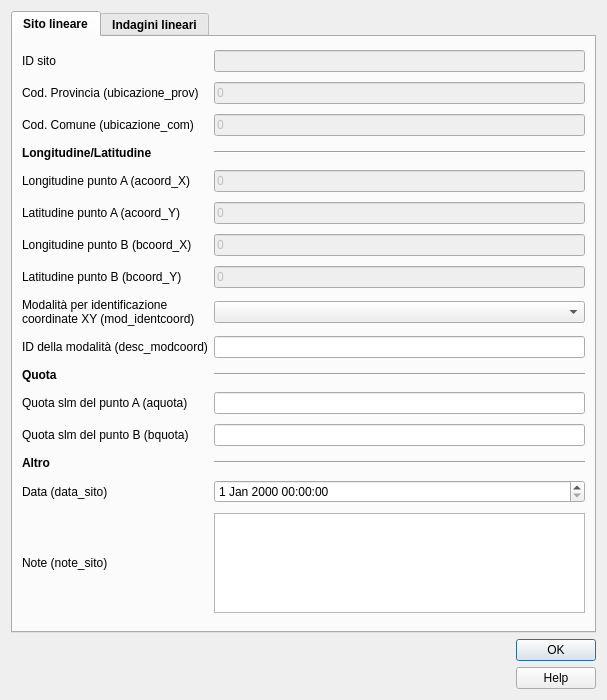
<?xml version="1.0" encoding="UTF-8"?>
<ui version="4.0">
    <class>siti_lineari</class>
    <widget class="QDialog" name="siti_lineari">
        <property name="geometry">
            <rect>
                <x>0</x>
                <y>0</y>
                <width>607</width>
                <height>700</height>
            </rect>
        </property>
        <property name="sizePolicy">
            <sizepolicy hsizetype="Fixed" vsizetype="Fixed">
                <horstretch>0</horstretch>
                <verstretch>0</verstretch>
            </sizepolicy>
        </property>
        <property name="minimumSize">
            <size>
                <width>520</width>
                <height>700</height>
            </size>
        </property>
        <property name="maximumSize">
            <size>
                <width>1500</width>
                <height>1500</height>
            </size>
        </property>
        <property name="windowTitle">
            <string>Siti lineari</string>
        </property>
        <property name="modal">
            <bool>true</bool>
        </property>
        <layout class="QVBoxLayout" name="verticalLayout_2">
            <item>
                <widget class="QTabWidget" name="tabWidget">
                    <property name="enabled">
                        <bool>true</bool>
                    </property>
                    <property name="sizePolicy">
                        <sizepolicy hsizetype="Expanding" vsizetype="Expanding">
                            <horstretch>0</horstretch>
                            <verstretch>0</verstretch>
                        </sizepolicy>
                    </property>
                    <property name="minimumSize">
                        <size>
                            <width>0</width>
                            <height>0</height>
                        </size>
                    </property>
                    <property name="maximumSize">
                        <size>
                            <width>1450</width>
                            <height>1450</height>
                        </size>
                    </property>
                    <property name="palette">
                        <palette>
                            <active>
                                <colorrole role="Light">
                                    <brush brushstyle="SolidPattern">
                                        <color alpha="255">
                                            <red>255</red>
                                            <green>255</green>
                                            <blue>255</blue>
                                        </color>
                                    </brush>
                                </colorrole>
                            </active>
                            <inactive>
                                <colorrole role="Light">
                                    <brush brushstyle="SolidPattern">
                                        <color alpha="255">
                                            <red>255</red>
                                            <green>255</green>
                                            <blue>255</blue>
                                        </color>
                                    </brush>
                                </colorrole>
                            </inactive>
                            <disabled>
                                <colorrole role="Light">
                                    <brush brushstyle="SolidPattern">
                                        <color alpha="255">
                                            <red>255</red>
                                            <green>255</green>
                                            <blue>255</blue>
                                        </color>
                                    </brush>
                                </colorrole>
                            </disabled>
                        </palette>
                    </property>
                    <property name="font">
                        <font>
                            <weight>75</weight>
                            <bold>true</bold>
                        </font>
                    </property>
                    <property name="toolTip">
                        <string/>
                    </property>
                    <property name="currentIndex">
                        <number>0</number>
                    </property>
                    <widget class="QWidget" name="tab">
                        <attribute name="title">
                            <string>Sito lineare</string>
                        </attribute>
                        <layout class="QGridLayout" name="gridLayout">
                            <item row="0" column="1">
                                <widget class="QLineEdit" name="id_sln">
                                    <property name="enabled">
                                        <bool>false</bool>
                                    </property>
                                    <property name="palette">
                                        <palette>
                                            <active>
                                                <colorrole role="Text">
                                                    <brush brushstyle="SolidPattern">
                                                        <color alpha="255">
                                                            <red>113</red>
                                                            <green>113</green>
                                                            <blue>113</blue>
                                                        </color>
                                                    </brush>
                                                </colorrole>
                                                <colorrole role="PlaceholderText">
                                                    <brush brushstyle="NoBrush">
                                                        <color alpha="128">
                                                            <red>113</red>
                                                            <green>113</green>
                                                            <blue>113</blue>
                                                        </color>
                                                    </brush>
                                                </colorrole>
                                            </active>
                                            <inactive>
                                                <colorrole role="Text">
                                                    <brush brushstyle="SolidPattern">
                                                        <color alpha="255">
                                                            <red>113</red>
                                                            <green>113</green>
                                                            <blue>113</blue>
                                                        </color>
                                                    </brush>
                                                </colorrole>
                                                <colorrole role="PlaceholderText">
                                                    <brush brushstyle="NoBrush">
                                                        <color alpha="128">
                                                            <red>113</red>
                                                            <green>113</green>
                                                            <blue>113</blue>
                                                        </color>
                                                    </brush>
                                                </colorrole>
                                            </inactive>
                                            <disabled>
                                                <colorrole role="Text">
                                                    <brush brushstyle="SolidPattern">
                                                        <color alpha="255">
                                                            <red>120</red>
                                                            <green>120</green>
                                                            <blue>120</blue>
                                                        </color>
                                                    </brush>
                                                </colorrole>
                                                <colorrole role="PlaceholderText">
                                                    <brush brushstyle="NoBrush">
                                                        <color alpha="128">
                                                            <red>113</red>
                                                            <green>113</green>
                                                            <blue>113</blue>
                                                        </color>
                                                    </brush>
                                                </colorrole>
                                            </disabled>
                                        </palette>
                                    </property>
                                    <property name="font">
                                        <font>
                                            <weight>50</weight>
                                            <bold>false</bold>
                                        </font>
                                    </property>
                                    <property name="toolTip">
                                        <string/>
                                    </property>
                                </widget>
                            </item>
                            <item row="25" column="0">
                                <widget class="QLabel" name="label_18">
                                    <property name="text">
                                        <string>&lt;b&gt;Altro&lt;/b&gt;</string>
                                    </property>
                                </widget>
                            </item>
                            <item row="13" column="1">
                                <widget class="QLineEdit" name="bcoord_x">
                                    <property name="enabled">
                                        <bool>false</bool>
                                    </property>
                                    <property name="font">
                                        <font>
                                            <weight>50</weight>
                                            <bold>false</bold>
                                        </font>
                                    </property>
                                    <property name="toolTip">
                                        <string/>
                                    </property>
                                    <property name="inputMethodHints">
                                        <set>Qt::ImhNone</set>
                                    </property>
                                    <property name="text">
                                        <string>0</string>
                                    </property>
                                </widget>
                            </item>
                            <item row="22" column="0">
                                <widget class="QLabel" name="label_9">
                                    <property name="text">
                                        <string>&lt;b&gt;Quota&lt;/b&gt;</string>
                                    </property>
                                </widget>
                            </item>
                            <item row="12" column="1">
                                <widget class="QLineEdit" name="acoord_y">
                                    <property name="enabled">
                                        <bool>false</bool>
                                    </property>
                                    <property name="font">
                                        <font>
                                            <weight>50</weight>
                                            <bold>false</bold>
                                        </font>
                                    </property>
                                    <property name="toolTip">
                                        <string/>
                                    </property>
                                    <property name="text">
                                        <string>0</string>
                                    </property>
                                </widget>
                            </item>
                            <item row="10" column="0">
                                <widget class="QLabel" name="label_12">
                                    <property name="font">
                                        <font>
                                            <weight>50</weight>
                                            <bold>false</bold>
                                        </font>
                                    </property>
                                    <property name="text">
                                        <string>Longitudine punto A (acoord_X)</string>
                                    </property>
                                </widget>
                            </item>
                            <item row="20" column="1">
                                <widget class="QComboBox" name="mod_identcoord">
                                    <property name="sizePolicy">
                                        <sizepolicy hsizetype="Expanding" vsizetype="Fixed">
                                            <horstretch>0</horstretch>
                                            <verstretch>0</verstretch>
                                        </sizepolicy>
                                    </property>
                                    <property name="font">
                                        <font>
                                            <weight>50</weight>
                                            <bold>false</bold>
                                        </font>
                                    </property>
                                    <property name="toolTip">
                                        <string/>
                                    </property>
                                </widget>
                            </item>
                            <item row="26" column="0">
                                <widget class="QLabel" name="label_6">
                                    <property name="font">
                                        <font>
                                            <weight>50</weight>
                                            <bold>false</bold>
                                        </font>
                                    </property>
                                    <property name="text">
                                        <string>Data (data_sito)</string>
                                    </property>
                                </widget>
                            </item>
                            <item row="6" column="0">
                                <widget class="QLabel" name="label_15">
                                    <property name="font">
                                        <font>
                                            <weight>50</weight>
                                            <bold>false</bold>
                                        </font>
                                    </property>
                                    <property name="text">
                                        <string>Cod. Comune (ubicazione_com)</string>
                                    </property>
                                </widget>
                            </item>
                            <item row="23" column="0">
                                <widget class="QLabel" name="label_4">
                                    <property name="font">
                                        <font>
                                            <weight>50</weight>
                                            <bold>false</bold>
                                        </font>
                                    </property>
                                    <property name="text">
                                        <string>Quota slm del punto A (aquota)</string>
                                    </property>
                                </widget>
                            </item>
                            <item row="24" column="1">
                                <widget class="QLineEdit" name="bquota">
                                    <property name="font">
                                        <font>
                                            <weight>50</weight>
                                            <bold>false</bold>
                                        </font>
                                    </property>
                                    <property name="toolTip">
                                        <string/>
                                    </property>
                                </widget>
                            </item>
                            <item row="24" column="0">
                                <widget class="QLabel" name="label_5">
                                    <property name="font">
                                        <font>
                                            <weight>50</weight>
                                            <bold>false</bold>
                                        </font>
                                    </property>
                                    <property name="text">
                                        <string>Quota slm del punto B (bquota)</string>
                                    </property>
                                </widget>
                            </item>
                            <item row="21" column="1">
                                <widget class="QLineEdit" name="desc_modcoord">
                                    <property name="font">
                                        <font>
                                            <weight>50</weight>
                                            <bold>false</bold>
                                        </font>
                                    </property>
                                    <property name="toolTip">
                                        <string/>
                                    </property>
                                </widget>
                            </item>
                            <item row="6" column="1">
                                <widget class="QLineEdit" name="ubicazione_com">
                                    <property name="enabled">
                                        <bool>false</bool>
                                    </property>
                                    <property name="font">
                                        <font>
                                            <weight>50</weight>
                                            <bold>false</bold>
                                        </font>
                                    </property>
                                    <property name="toolTip">
                                        <string/>
                                    </property>
                                    <property name="text">
                                        <string>0</string>
                                    </property>
                                </widget>
                            </item>
                            <item row="13" column="0">
                                <widget class="QLabel" name="label_16">
                                    <property name="font">
                                        <font>
                                            <weight>50</weight>
                                            <bold>false</bold>
                                        </font>
                                    </property>
                                    <property name="text">
                                        <string>Longitudine punto B (bcoord_X)</string>
                                    </property>
                                </widget>
                            </item>
                            <item row="15" column="0">
                                <widget class="QLabel" name="label_17">
                                    <property name="font">
                                        <font>
                                            <weight>50</weight>
                                            <bold>false</bold>
                                        </font>
                                    </property>
                                    <property name="text">
                                        <string>Latitudine punto B (bcoord_Y)</string>
                                    </property>
                                </widget>
                            </item>
                            <item row="26" column="1">
                                <widget class="QDateTimeEdit" name="data_sito">
                                    <property name="font">
                                        <font>
                                            <weight>50</weight>
                                            <bold>false</bold>
                                        </font>
                                    </property>
                                    <property name="toolTip">
                                        <string/>
                                    </property>
                                </widget>
                            </item>
                            <item row="22" column="1">
                                <widget class="Line" name="line_2">
                                    <property name="orientation">
                                        <enum>Qt::Horizontal</enum>
                                    </property>
                                </widget>
                            </item>
                            <item row="9" column="1">
                                <widget class="Line" name="line">
                                    <property name="orientation">
                                        <enum>Qt::Horizontal</enum>
                                    </property>
                                </widget>
                            </item>
                            <item row="4" column="1">
                                <widget class="QLineEdit" name="ubicazione_prov">
                                    <property name="enabled">
                                        <bool>false</bool>
                                    </property>
                                    <property name="font">
                                        <font>
                                            <weight>50</weight>
                                            <bold>false</bold>
                                        </font>
                                    </property>
                                    <property name="toolTip">
                                        <string/>
                                    </property>
                                    <property name="text">
                                        <string>0</string>
                                    </property>
                                </widget>
                            </item>
                            <item row="4" column="0">
                                <widget class="QLabel" name="label_14">
                                    <property name="font">
                                        <font>
                                            <weight>50</weight>
                                            <bold>false</bold>
                                        </font>
                                    </property>
                                    <property name="text">
                                        <string>Cod. Provincia (ubicazione_prov)</string>
                                    </property>
                                </widget>
                            </item>
                            <item row="0" column="0">
                                <widget class="QLabel" name="label_8">
                                    <property name="font">
                                        <font>
                                            <weight>50</weight>
                                            <bold>false</bold>
                                        </font>
                                    </property>
                                    <property name="text">
                                        <string>ID sito</string>
                                    </property>
                                </widget>
                            </item>
                            <item row="23" column="1">
                                <widget class="QLineEdit" name="aquota">
                                    <property name="font">
                                        <font>
                                            <weight>50</weight>
                                            <bold>false</bold>
                                        </font>
                                    </property>
                                    <property name="toolTip">
                                        <string/>
                                    </property>
                                </widget>
                            </item>
                            <item row="9" column="0">
                                <widget class="QLabel" name="label_2">
                                    <property name="text">
                                        <string>&lt;b&gt;Longitudine/Latitudine&lt;/b&gt;</string>
                                    </property>
                                </widget>
                            </item>
                            <item row="25" column="1">
                                <widget class="Line" name="line_3">
                                    <property name="orientation">
                                        <enum>Qt::Horizontal</enum>
                                    </property>
                                </widget>
                            </item>
                            <item row="27" column="1">
                                <widget class="QTextEdit" name="note_sito">
                                    <property name="maximumSize">
                                        <size>
                                            <width>16777215</width>
                                            <height>100</height>
                                        </size>
                                    </property>
                                    <property name="font">
                                        <font>
                                            <weight>50</weight>
                                            <bold>false</bold>
                                        </font>
                                    </property>
                                    <property name="toolTip">
                                        <string/>
                                    </property>
                                </widget>
                            </item>
                            <item row="21" column="0">
                                <widget class="QLabel" name="label_3">
                                    <property name="font">
                                        <font>
                                            <weight>50</weight>
                                            <bold>false</bold>
                                        </font>
                                    </property>
                                    <property name="text">
                                        <string>ID della modalità (desc_modcoord)</string>
                                    </property>
                                </widget>
                            </item>
                            <item row="12" column="0">
                                <widget class="QLabel" name="label_13">
                                    <property name="font">
                                        <font>
                                            <weight>50</weight>
                                            <bold>false</bold>
                                        </font>
                                    </property>
                                    <property name="text">
                                        <string>Latitudine punto A (acoord_Y)</string>
                                    </property>
                                </widget>
                            </item>
                            <item row="27" column="0">
                                <widget class="QLabel" name="label_7">
                                    <property name="font">
                                        <font>
                                            <weight>50</weight>
                                            <bold>false</bold>
                                        </font>
                                    </property>
                                    <property name="text">
                                        <string>Note (note_sito)</string>
                                    </property>
                                </widget>
                            </item>
                            <item row="10" column="1">
                                <widget class="QLineEdit" name="acoord_x">
                                    <property name="enabled">
                                        <bool>false</bool>
                                    </property>
                                    <property name="font">
                                        <font>
                                            <weight>50</weight>
                                            <bold>false</bold>
                                        </font>
                                    </property>
                                    <property name="toolTip">
                                        <string/>
                                    </property>
                                    <property name="inputMethodHints">
                                        <set>Qt::ImhNone</set>
                                    </property>
                                    <property name="text">
                                        <string>0</string>
                                    </property>
                                </widget>
                            </item>
                            <item row="20" column="0">
                                <widget class="QLabel" name="label">
                                    <property name="font">
                                        <font>
                                            <weight>50</weight>
                                            <bold>false</bold>
                                        </font>
                                    </property>
                                    <property name="text">
                                        <string>Modalità per identificazione
coordinate XY (mod_identcoord)</string>
                                    </property>
                                </widget>
                            </item>
                            <item row="15" column="1">
                                <widget class="QLineEdit" name="bcoord_y">
                                    <property name="enabled">
                                        <bool>false</bool>
                                    </property>
                                    <property name="font">
                                        <font>
                                            <weight>50</weight>
                                            <bold>false</bold>
                                        </font>
                                    </property>
                                    <property name="toolTip">
                                        <string/>
                                    </property>
                                    <property name="text">
                                        <string>0</string>
                                    </property>
                                </widget>
                            </item>
                        </layout>
                    </widget>
                    <widget class="QWidget" name="tab_3">
                        <attribute name="title">
                            <string>Indagini lineari</string>
                        </attribute>
                        <layout class="QGridLayout" name="gridLayout_3">
                            <item row="0" column="0">
                                <widget class="QgsRelationEditorWidget" name="fk_l_siti_indagini">
                                    <property name="enabled">
                                        <bool>true</bool>
                                    </property>
                                    <property name="sizePolicy">
                                        <sizepolicy hsizetype="Expanding" vsizetype="Expanding">
                                            <horstretch>0</horstretch>
                                            <verstretch>0</verstretch>
                                        </sizepolicy>
                                    </property>
                                    <property name="minimumSize">
                                        <size>
                                            <width>478</width>
                                            <height>391</height>
                                        </size>
                                    </property>
                                    <property name="maximumSize">
                                        <size>
                                            <width>1450</width>
                                            <height>16777215</height>
                                        </size>
                                    </property>
                                    <property name="font">
                                        <font>
                                            <family>Arial</family>
                                            <weight>75</weight>
                                            <bold>true</bold>
                                        </font>
                                    </property>
                                    <property name="toolTip">
                                        <string>Indagini correlate.</string>
                                    </property>
                                    <property name="styleSheet">
                                        <string notr="true">QgsCollapsibleGroupBoxBasic::title, QgsCollapsibleGroupBox::title {  subcontrol-origin: margin;  subcontrol-position: top left;  margin-left: 20px;  margin-right: 5px;  left: 0px;  top: 2px;}</string>
                                    </property>
                                    <property name="viewMode">
                                        <enum>QgsDualView::AttributeTable</enum>
                                    </property>
                                    <property name="title" stdset="0">
                                        <string>Indagini correlate</string>
                                    </property>
                                    <property name="collapsed" stdset="0">
                                        <bool>false</bool>
                                    </property>
                                    <property name="syncGroup" stdset="0">
                                        <string/>
                                    </property>
                                    <property name="qgisRelation" stdset="0">
                                        <string notr="true">fk_l_siti_indagini</string>
                                    </property>
                                    <widget class="QLabel" name="label_19">
                                        <property name="geometry">
                                            <rect>
                                                <x>220</x>
                                                <y>30</y>
                                                <width>131</width>
                                                <height>16</height>
                                            </rect>
                                        </property>
                                        <property name="text">
                                            <string>&lt;B&gt;INDAGINI LINEARI&lt;/B&gt;</string>
                                        </property>
                                    </widget>
                                </widget>
                            </item>
                        </layout>
                    </widget>
                </widget>
            </item>
            <item>
                <layout class="QHBoxLayout" name="horizontalLayout">
                    <item>
                        <widget class="QLabel" name="label_logo_cnr">
                            <property name="maximumSize">
                                <size>
                                    <width>81</width>
                                    <height>60</height>
                                </size>
                            </property>
                            <property name="text">
                                <string/>
                            </property>
                            <property name="pixmap">
                                <pixmap>../loghi/Logo CNR-2010-Quadrato-ITA-high.png</pixmap>
                            </property>
                            <property name="scaledContents">
                                <bool>true</bool>
                            </property>
                        </widget>
                    </item>
                    <item>
                        <widget class="QLabel" name="label_logo_igag">
                            <property name="maximumSize">
                                <size>
                                    <width>70</width>
                                    <height>60</height>
                                </size>
                            </property>
                            <property name="text">
                                <string/>
                            </property>
                            <property name="pixmap">
                                <pixmap>../loghi/IGAG-CMYK.png</pixmap>
                            </property>
                            <property name="scaledContents">
                                <bool>true</bool>
                            </property>
                        </widget>
                    </item>
                    <item>
                        <spacer name="horizontalSpacer">
                            <property name="orientation">
                                <enum>Qt::Horizontal</enum>
                            </property>
                            <property name="sizeHint" stdset="0">
                                <size>
                                    <width>40</width>
                                    <height>20</height>
                                </size>
                            </property>
                        </spacer>
                    </item>
                    <item>
                        <layout class="QVBoxLayout" name="verticalLayout">
                            <item>
                                <widget class="QDialogButtonBox" name="buttonBox">
                                    <property name="sizePolicy">
                                        <sizepolicy hsizetype="Fixed" vsizetype="Fixed">
                                            <horstretch>0</horstretch>
                                            <verstretch>0</verstretch>
                                        </sizepolicy>
                                    </property>
                                    <property name="minimumSize">
                                        <size>
                                            <width>0</width>
                                            <height>0</height>
                                        </size>
                                    </property>
                                    <property name="cursor">
                                        <cursorShape>PointingHandCursor</cursorShape>
                                    </property>
                                    <property name="orientation">
                                        <enum>Qt::Vertical</enum>
                                    </property>
                                    <property name="standardButtons">
                                        <set>QDialogButtonBox::Ok</set>
                                    </property>
                                    <property name="centerButtons">
                                        <bool>true</bool>
                                    </property>
                                </widget>
                            </item>
                            <item>
                                <widget class="QPushButton" name="help_button">
                                    <property name="cursor">
                                        <cursorShape>PointingHandCursor</cursorShape>
                                    </property>
                                    <property name="text">
                                        <string>Help</string>
                                    </property>
                                </widget>
                            </item>
                        </layout>
                    </item>
                </layout>
            </item>
        </layout>
    </widget>
    <customwidgets>
        <customwidget>
            <class>QgsRelationEditorWidget</class>
            <extends>QWidget</extends>
            <header>qgsrelationeditorwidget.h</header>
            <container>1</container>
        </customwidget>
    </customwidgets>
    <tabstops>
        <tabstop>tabWidget</tabstop>
        <tabstop>id_sln</tabstop>
        <tabstop>ubicazione_prov</tabstop>
        <tabstop>ubicazione_com</tabstop>
        <tabstop>acoord_x</tabstop>
        <tabstop>acoord_y</tabstop>
        <tabstop>bcoord_x</tabstop>
        <tabstop>bcoord_y</tabstop>
        <tabstop>mod_identcoord</tabstop>
        <tabstop>desc_modcoord</tabstop>
        <tabstop>aquota</tabstop>
        <tabstop>bquota</tabstop>
        <tabstop>data_sito</tabstop>
        <tabstop>note_sito</tabstop>
        <tabstop>help_button</tabstop>
    </tabstops>
    <resources/>
    <connections/>
</ui>
